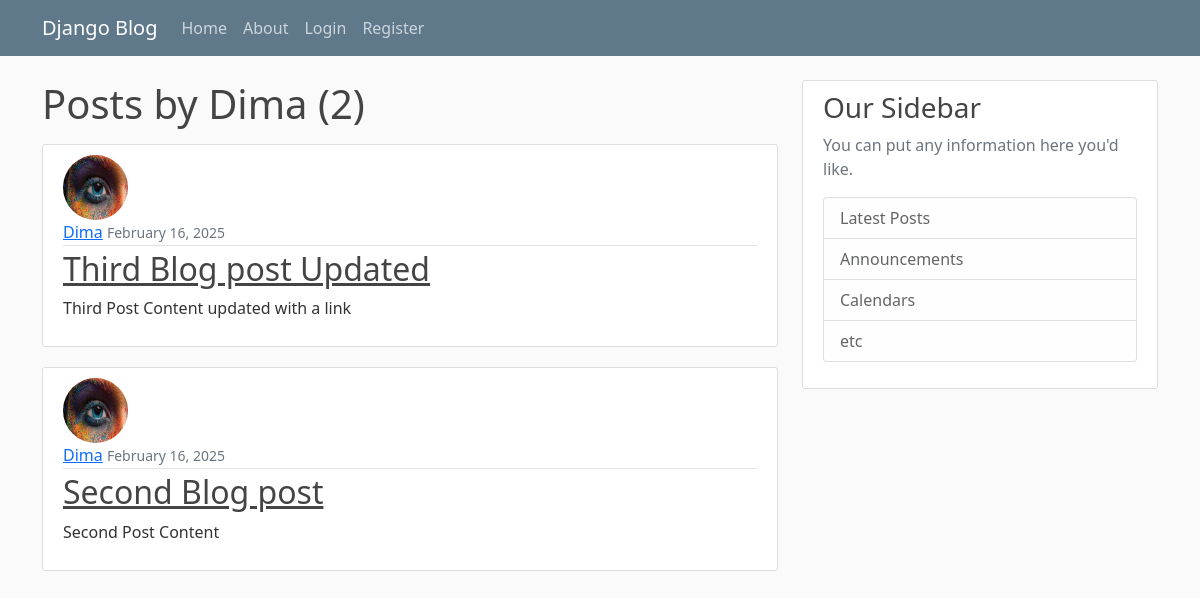
/user/Dima, run on an earlier commit of the app's database.
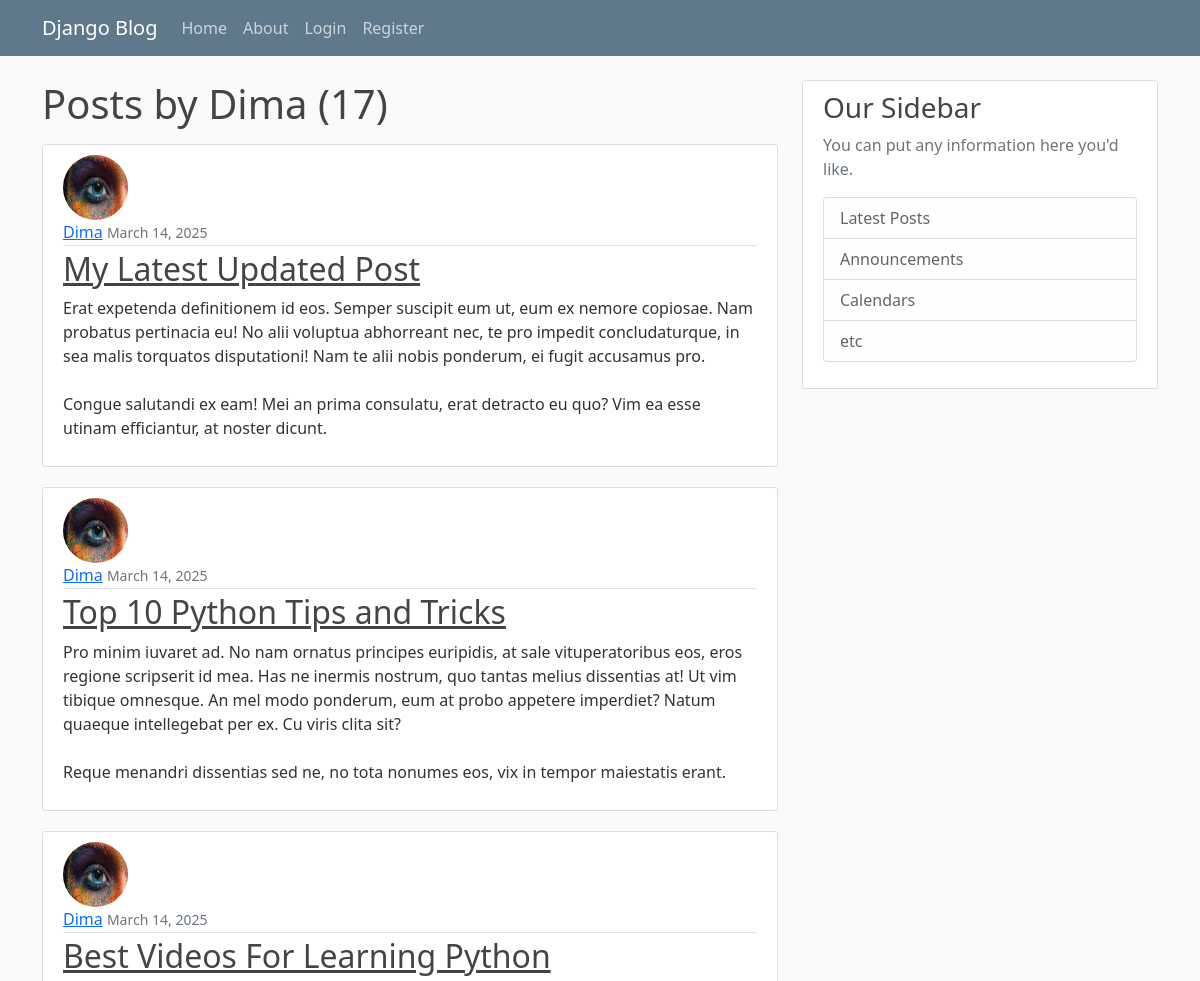
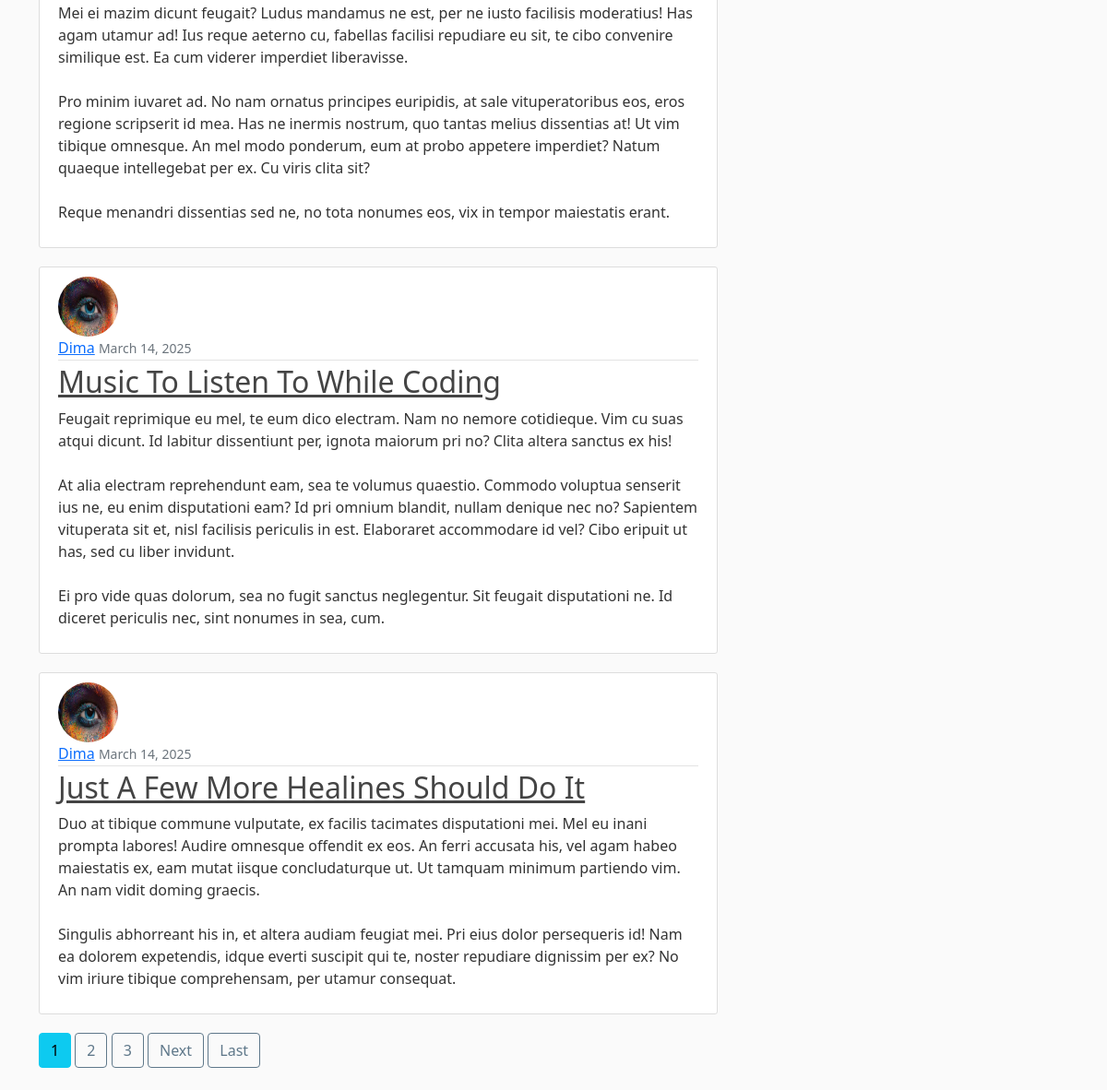
And on a later commit of the database (2 pictures, top to bottom).
### blog_app/models.py (models this page shows, shortened)
class Post(models.Model):
    title = models.CharField(max_length=100)
    content = models.TextField()
    date_posted = models.DateTimeField(default=timezone.now)
    author = models.ForeignKey(User, on_delete=models.SET_NULL, null=True, blank=True)

### users/models.py (models this page shows, shortened)
class Profile(models.Model):
    user = models.OneToOneField(User, on_delete=models.CASCADE)
    avatar = models.ImageField(default='default.jpg', upload_to='profile_pics')

### blog_app/views.py (the view)
# urls.py: path('user/<str:username>', UserPostListView.as_view(), name='user-posts'),
class UserPostListView(ListView):
    model = Post
    template_name = 'blog_app/user_posts.html' # <app>/<model>_<viewtype>.html
    context_object_name = 'posts'
    paginate_by = 5
    def get_queryset(self):
        user = get_object_or_404(User, username=self.kwargs.get('username'))
        return Post.objects.filter(author=user).order_by('-date_posted')

### blog_app/templates/blog_app/user_posts.html (shortened to what this page needs)
{% extends "blog_app/base.html" %}
{% block content %}
	<h1 class='mb-3'>Posts by {{ view.kwargs.username }} ({{ page_obj.paginator.count }})</h1>
	{% for post in posts %}
			<article class="media content-section">
					<img class="rounded-circle article-img" src="{{ post.author.profile.avatar.url }}" alt="{{ post.author.get_full_name|default:post.author.username }} avatar">
					<div class="media-body">
					<div class="article-metadata">
							<a class="mr-2" href="{% url 'user-posts' post.author.username %}">{{ post.author }}</a>
							<small class="text-muted">{{ post.date_posted | date:"F d, Y" }}</small>
					</div>
					<h2><a class="article-title" href="{% url "post-detail" post.id %}">{{ post.title }}</a></h2>
					<p class="article-content">{{ post.content }}</p>
					</div>
			</article>
	{% endfor %}
	{% if is_paginated %}
		{% for num in page_obj.paginator.page_range %}
				{% if page_obj.number == num %}
						<a class="btn btn-info mb-4" href="?page={{ num }}">{{ num }}</a>
				{% elif num > page_obj.number|add:"-3" and num < page_obj.number|add:"3" %}
						<a class="btn btn-outline-info mb-4" href="?page={{ num }}">{{ num }}</a>
				{% endif %}
		{% endfor %}
		{% if page_obj.has_next %}
				<a class="btn btn-outline-info mb-4" href="?page={{ page_obj.next_page_number }}">Next</a>
				<a class="btn btn-outline-info mb-4" href="?page={{ page_obj.paginator.num_pages }}">Last</a>
		{% endif %}
	{% endif %}
{% endblock content %}

What changed in the data, as far as the page shows it:
no longer on this page (row unchanged): Post: author.profile.avatar (picture), author "Dima", date_posted "February 16, 2025", title "Third Blog post Updated", content "Third Post Content updated with a link"
no longer on this page (row unchanged): Post: author.profile.avatar (picture), author "Dima", date_posted "February 16, 2025", title "Second Blog post", content "Second Post Content"
added Post: author.profile.avatar (picture), author "Dima", date_posted "March 14, 2025", title "My Latest Updated Post", content "Erat expetenda definitionem id eos. Semper suscipit eum ut, eum ex nemore copiosae. Nam probatus pertinacia eu! No alii voluptua abhorreant nec, te pro impedit concludaturque, in sea malis torquatos disputationi! Nam te alii nobis ponderum, ei fugit accusamus pro. Congue salutandi ex eam! Mei an prima consulatu, erat detracto eu quo? Vim ea esse utinam efficiantur, at noster dicunt."
added Post: author.profile.avatar (picture), author "Dima", date_posted "March 14, 2025", title "Top 10 Python Tips and Tricks", content "Pro minim iuvaret ad. No nam ornatus principes euripidis, at sale vituperatoribus eos, eros regione scripserit id mea. Has ne inermis nostrum, quo tantas melius dissentias at! Ut vim tibique omnesque. An mel modo ponderum, eum at probo appetere imperdiet? Natum quaeque intellegebat per ex. Cu viris clita sit? Reque menandri dissentias sed ne, no tota nonumes eos, vix in tempor maiestatis erant."
added Post: author.profile.avatar (picture), author "Dima", date_posted "March 14, 2025", title "Best Videos For Learning Python", content "Mei ei mazim dicunt feugait? Ludus mandamus ne est, per ne iusto facilisis moderatius! Has agam utamur ad! Ius reque aeterno cu, fabellas facilisi repudiare eu sit, te cibo convenire similique est. Ea cum viderer imperdiet liberavisse. Pro minim iuvaret ad. No nam ornatus principes euripidis, at sale vituperatoribus eos, eros regione scripserit id mea. Has ne inermis nostrum, quo tantas melius dissentias at! Ut vim tibique omnesque. An mel modo ponderum, eum at probo appetere imperdiet? Natum quaeque intellegebat per ex. Cu viris clita sit? Reque menandri dissentias sed ne, no tota nonumes eos, vix in tempor maiestatis erant."
added Post: author.profile.avatar (picture), author "Dima", date_posted "March 14, 2025", title "Music To Listen To While Coding", content "Feugait reprimique eu mel, te eum dico electram. Nam no nemore cotidieque. Vim cu suas atqui dicunt. Id labitur dissentiunt per, ignota maiorum pri no? Clita altera sanctus ex his! At alia electram reprehendunt eam, sea te volumus quaestio. Commodo voluptua senserit ius ne, eu enim disputationi eam? Id pri omnium blandit, nullam denique nec no? Sapientem vituperata sit et, nisl facilisis periculis in est. Elaboraret accommodare id vel? Cibo eripuit ut has, sed cu liber invidunt. Ei pro vide quas dolorum, sea no fugit sanctus neglegentur. Sit feugait disputationi ne. Id diceret periculis nec, sint nonumes in sea, cum."
added Post: author.profile.avatar (picture), author "Dima", date_posted "March 14, 2025", title "Just A Few More Healines Should Do It", content "Duo at tibique commune vulputate, ex facilis tacimates disputationi mei. Mel eu inani prompta labores! Audire omnesque offendit ex eos. An ferri accusata his, vel agam habeo maiestatis ex, eam mutat iisque concludaturque ut. Ut tamquam minimum partiendo vim. An nam vidit doming graecis. Singulis abhorreant his in, et altera audiam feugiat mei. Pri eius dolor persequeris id! Nam ea dolorem expetendis, idque everti suscipit qui te, noster repudiare dignissim per ex? No vim iriure tibique comprehensam, per utamur consequat."
Also different on the page:
{{ page_obj.paginator.count }}: "2" → "17"
new list line: "1"
new list line: "2"
new list line: "3"
text now shown: "Next Last"
